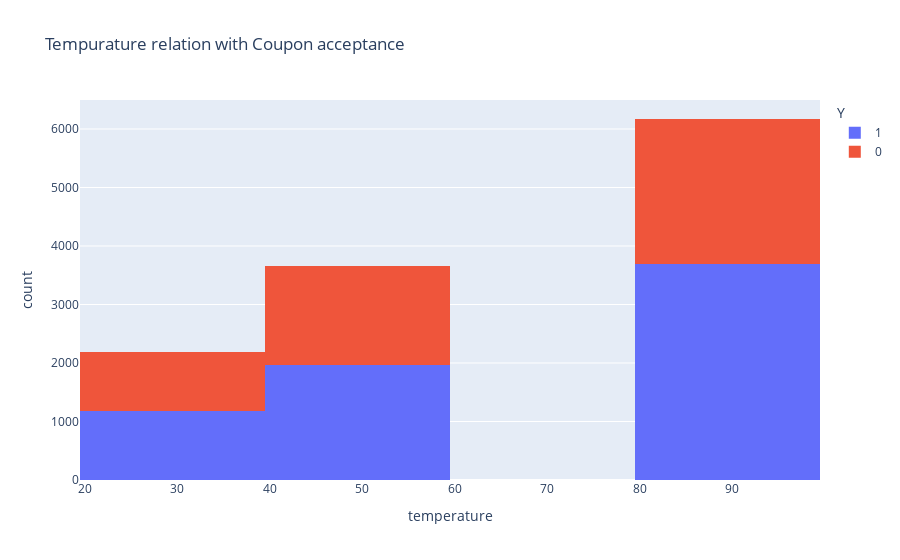

Notebook source saved alongside this figure:
### Markdown cell above
6. Use a histogram to visualize the temperature column.

### Code cell
px.histogram(data,x='temperature', title='Tempurature relation with Coupon acceptance', color='Y')

### Figure 1 — Plotly figure (JSON) as saved in the notebook; plotly's stock layout.template omitted (floating-point values rounded to 4 significant figures; data arrays with more than 128 entries replaced by an {"elided": "..."} marker saying what was removed)
{"data": [{"alignmentgroup": "True", "bingroup": "x", "hovertemplate": "Y=1<br>temperature=%{x}<br>count=%{y}<extra></extra>", "legendgroup": "1", "marker": {"color": "#636efa", "pattern": {"shape": ""}}, "name": "1", "offsetgroup": "1", "orientation": "v", "showlegend": true, "type": "histogram", "x": {"elided": "6825 int values"}, "xaxis": "x", "yaxis": "y"}, {"alignmentgroup": "True", "bingroup": "x", "hovertemplate": "Y=0<br>temperature=%{x}<br>count=%{y}<extra></extra>", "legendgroup": "0", "marker": {"color": "#EF553B", "pattern": {"shape": ""}}, "name": "0", "offsetgroup": "0", "orientation": "v", "showlegend": true, "type": "histogram", "x": {"elided": "5182 int values"}, "xaxis": "x", "yaxis": "y"}], "layout": {"barmode": "relative", "legend": {"title": {"text": "Y"}, "tracegroupgap": 0}, "title": {"text": "Tempurature relation with Coupon acceptance"}, "xaxis": {"anchor": "y", "domain": [0, 1], "title": {"text": "temperature"}}, "yaxis": {"anchor": "x", "domain": [0, 1], "title": {"text": "count"}}}}
